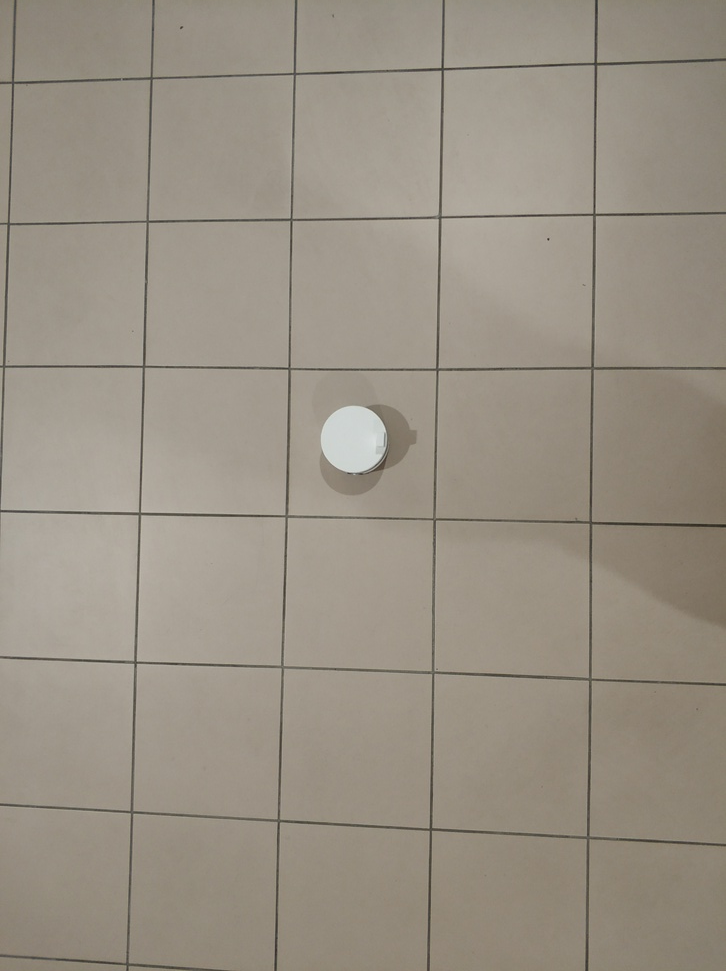
#> input picture Konsol3/input/1.jpg, 726 x 971 px, shrunk from 3016 x 4032 before the run; its folder holds only this picture in this run
$ python main.py
#> lines starting #> are read from the running program, lines starting #| are printed output that depends on the picture; after the words box and inside, x2 and y2 are one past the last pixel; in counts of white or black regions, pixels touching at a corner belong together
import cv2
import os
import argparse


def contour_detection(blurparam1, blurparam2, blurparam3, cannyparam1, cannyparam2):
    # Görüntülerin bulunduğu klasör yolu
#> called with blurparam1 = 17, blurparam2 = 13, blurparam3 = 0, cannyparam1 = 40, cannyparam2 = 130
    input_folder = "../input"

    # İşlenmiş görüntülerin yazılacağı klasör yolu
    output_folder = "../output"

    #  input_folder içindeki görüntülere tek tek erişme
    for image_file in os.listdir(input_folder):

        # Görüntüyü yükle
        image = cv2.imread(os.path.join(input_folder, image_file))
#> image is the input picture: shape (971, 726, 3); mean B, G, R 131.9, 144.7, 152.9

        # Gelen görüntüyü gri tona çevirir.
        gray = cv2.cvtColor(image, cv2.COLOR_BGR2GRAY)

        # Grileştirilmiş görüntüyü blurlaştırır.
        blurred = cv2.GaussianBlur(gray, (blurparam1, blurparam2), blurparam3)
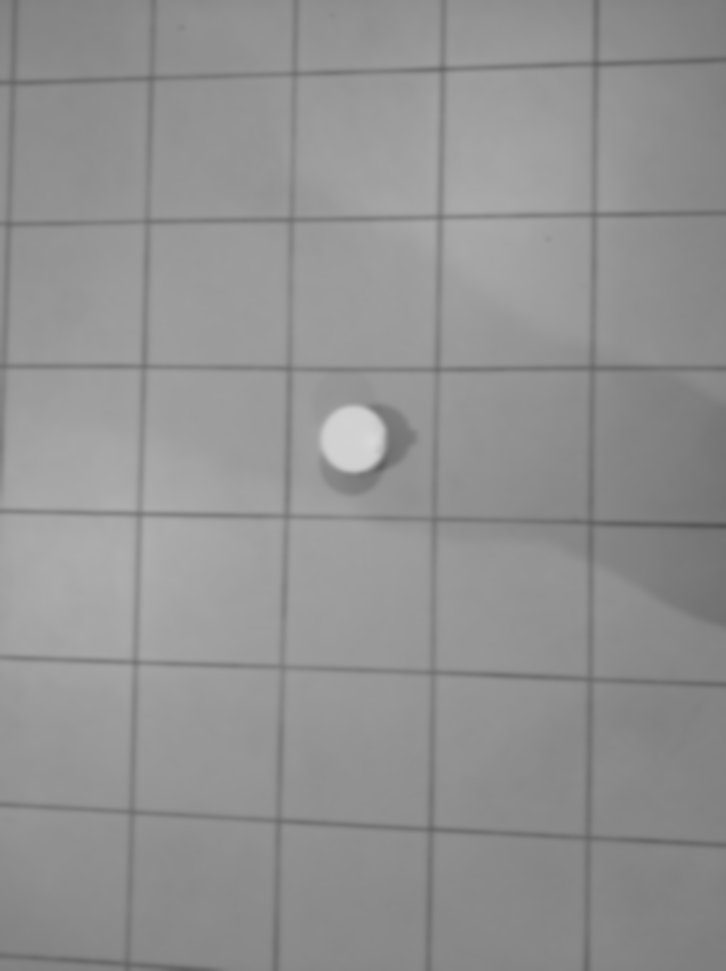
#> blurred: shape (971, 726); min 84, max 216, mean 145.7

        # Görüntüdeki kenarlar tespit edilir.
        edges = cv2.Canny(blurred, cannyparam1, cannyparam2)
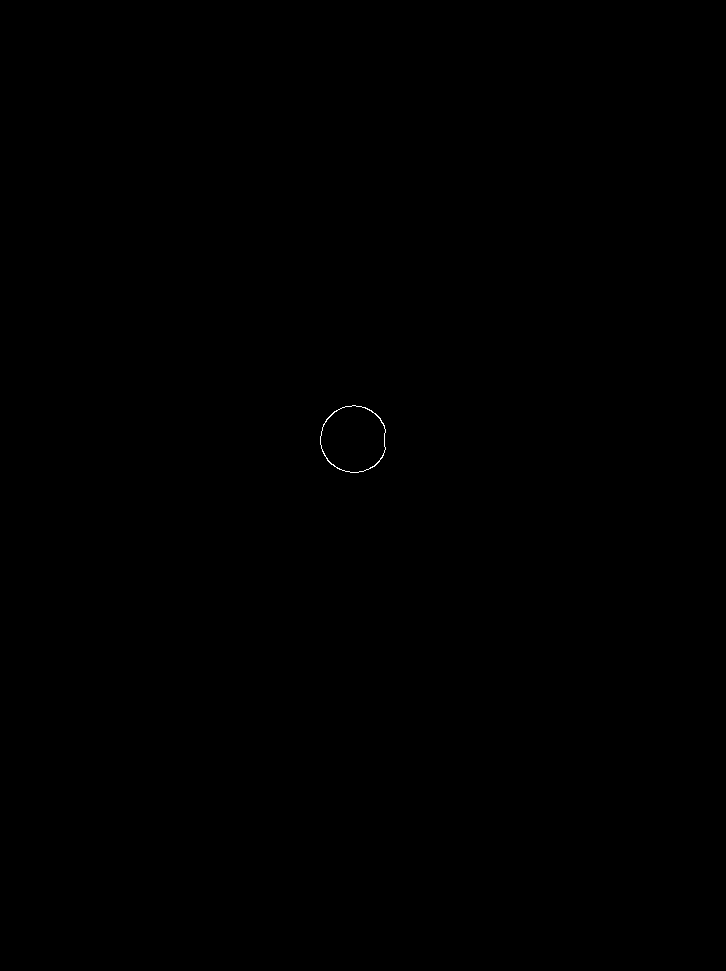
#> edges: shape (971, 726); 0.03% white in thin lines or dots, all inside (x1, y1, x2, y2) = (320, 405, 386, 473)

        # Görüntüdeki kontürler tespit edilir
        contours, _ = cv2.findContours(edges, cv2.RETR_EXTERNAL, cv2.CHAIN_APPROX_SIMPLE)
#> contours = 1 contour; box (x1, y1, x2, y2) and area: (320, 405, 386, 473) 3453

        # Köntürlere tek tek erişim yapma
        for contour in contours:

            # Köntürü çizme
            cv2.drawContours(image, [contour], -1, (0,255, 0), 7)
#> this loop made 1 pass
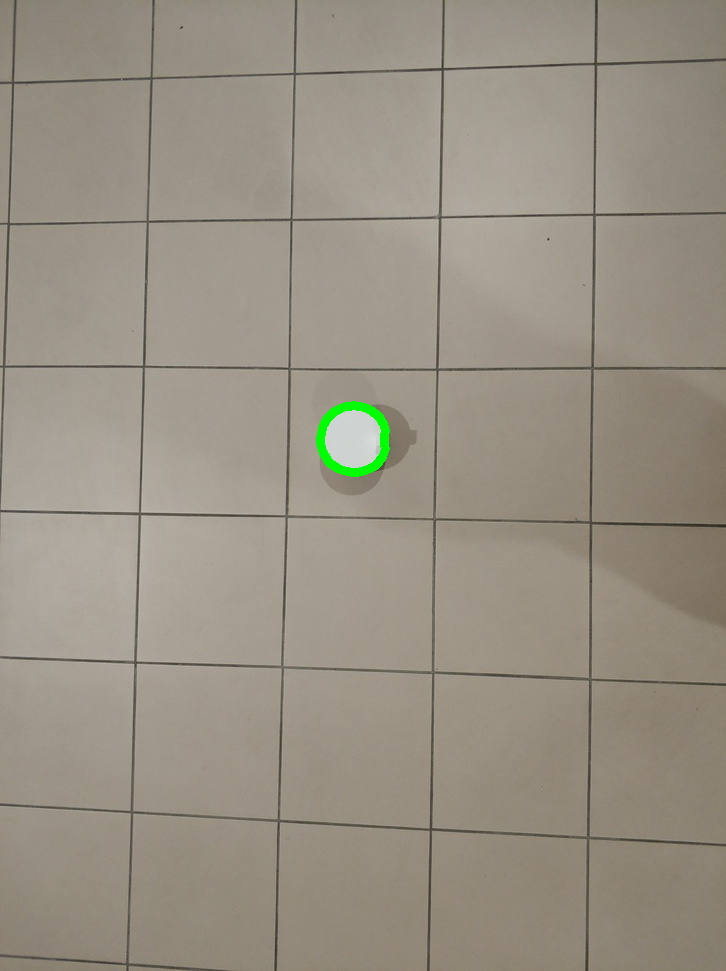
#> image: shape (971, 726, 3); 0.27% of pixels changed, all inside (x1, y1, x2, y2) = (316, 401, 390, 477)
        # İşlenmiş görüntüyü yazdırma
        cv2.imwrite(os.path.join(output_folder, image_file), image)


if __name__ == "__main__":

    # Konsoldan önemli parametrelerin alınması (bir değer girilmezse default değerler alınır.)
    parser = argparse.ArgumentParser(description='Değişkenlik gösteren parametrelerin konsoldan alınması.')

    parser.add_argument('blurparam1', type=int, default=17, nargs='?')
    parser.add_argument('blurparam2', type=int, default=13, nargs='?')
    parser.add_argument('blurparam3', type=int, default=0, nargs='?')
    parser.add_argument('cannyparam1', type=int, default=40, nargs='?')
    parser.add_argument('cannyparam2', type=int, default=130, nargs='?')


    args = parser.parse_args()

    contour_detection(args.blurparam1, args.blurparam2, args.blurparam3, args.cannyparam1, args.cannyparam2)

$ run again, on Konsol3/input/13.jpg
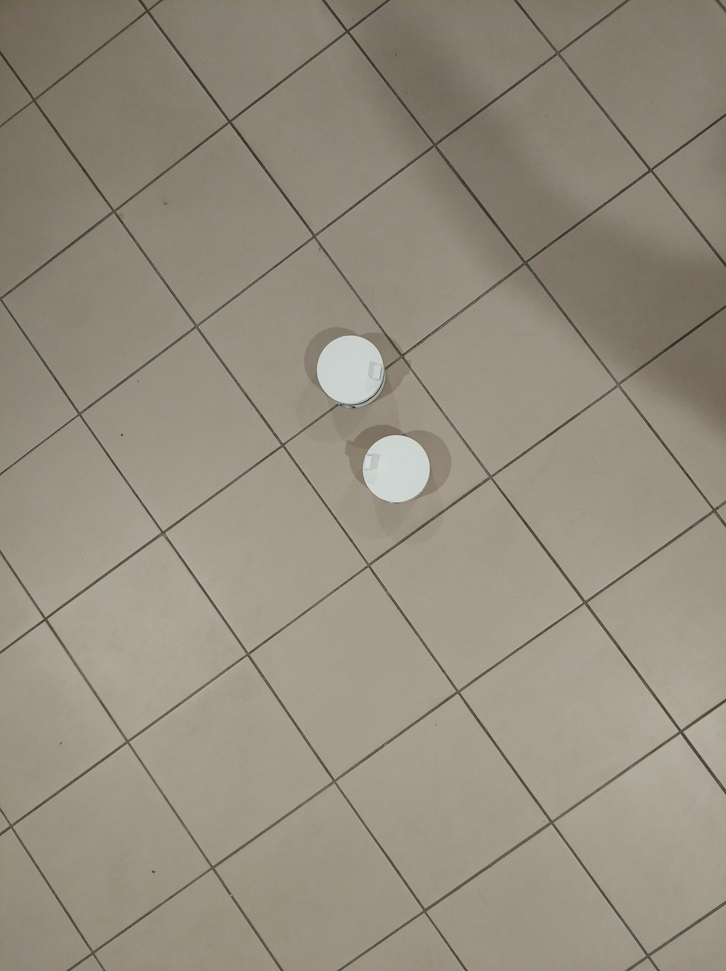
#> input picture Konsol3/input/13.jpg, 726 x 971 px, shrunk from 3016 x 4032 before the run
#> in contour_detection, image is the input picture: shape (971, 726, 3); mean B, G, R 127.6, 141.2, 149.2
#> in contour_detection, `blurred = cv2.GaussianBlur(gray, (blurparam1, blurparam2), blurparam3)`:
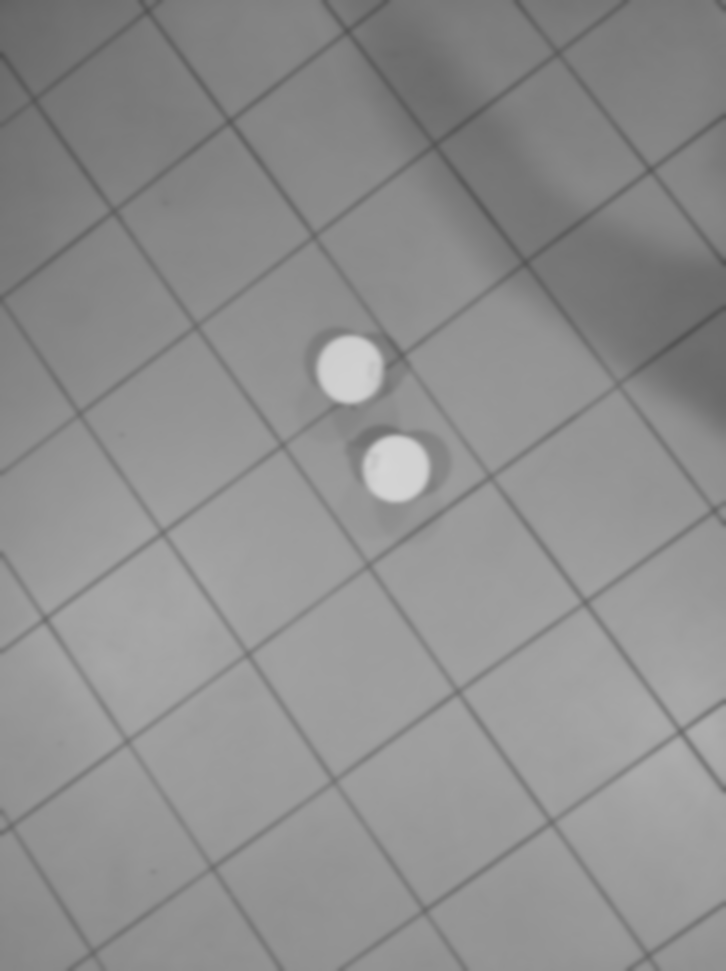
#> blurred: shape (971, 726); min 81, max 213, mean 142.1
#> edges: shape (971, 726); 0.07% white in thin lines or dots, all inside (x1, y1, x2, y2) = (316, 335, 430, 503)
#> contours = 2 contours; box (x1, y1, x2, y2) and area: (362, 435, 430, 503) 3508, (316, 335, 384, 404) 50
#> the loop in contour_detection, `for contour in contours:` made 2 passes
#> after the loop in contour_detection, `for contour in contours:`:
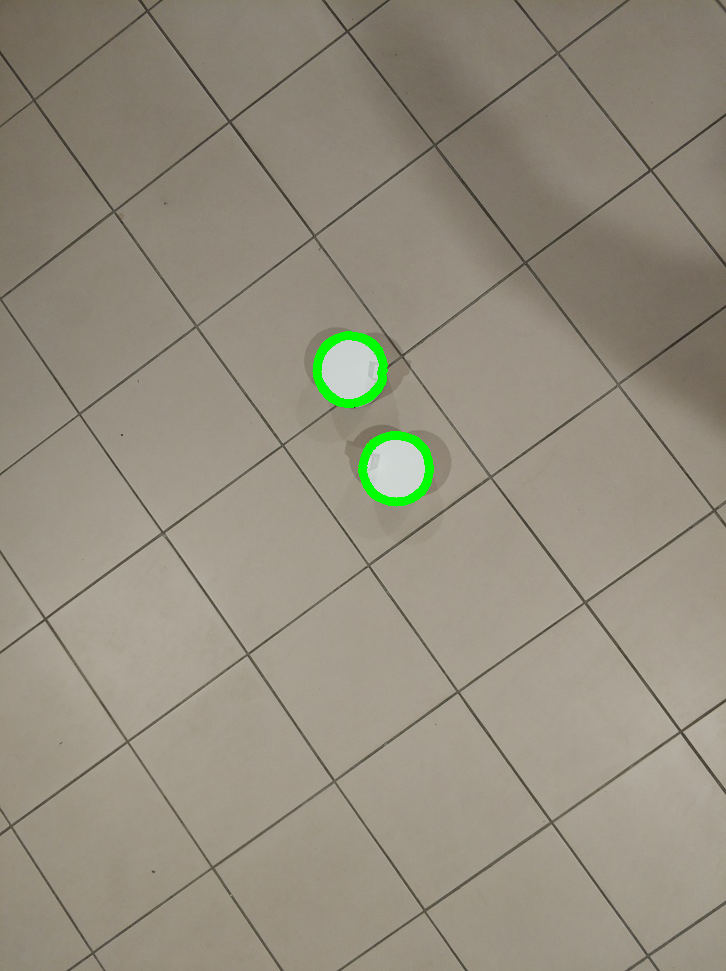
#> image: shape (971, 726, 3); 0.54% of pixels changed, all inside (x1, y1, x2, y2) = (312, 331, 434, 507)

$ run again, on Konsol3/input/14.jpg
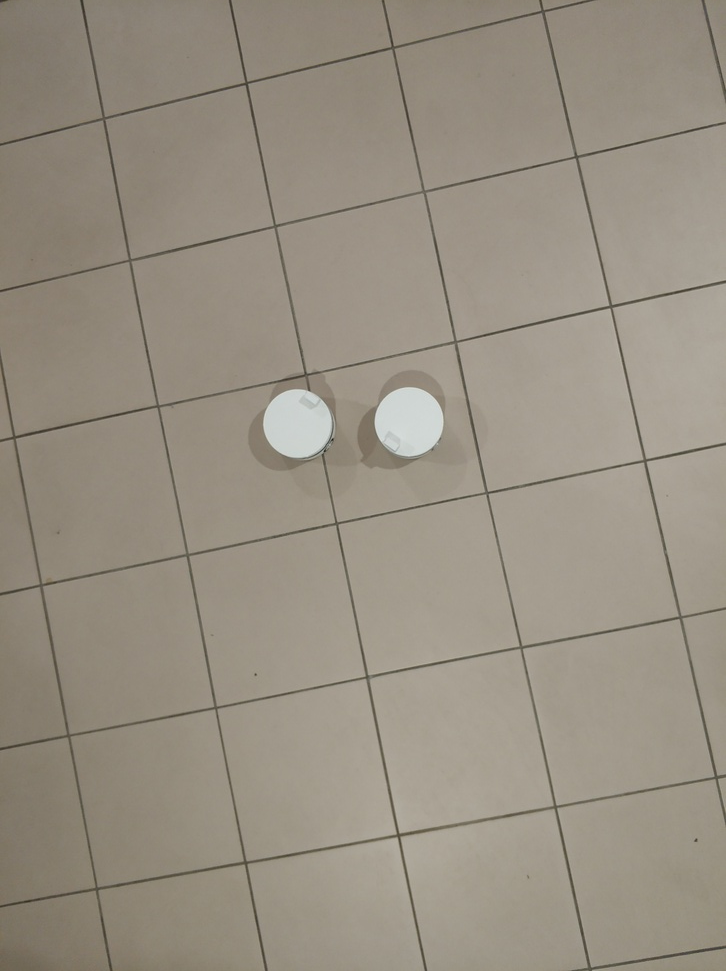
#> input picture Konsol3/input/14.jpg, 726 x 971 px, shrunk from 3016 x 4032 before the run
#> in contour_detection, image is the input picture: shape (971, 726, 3); mean B, G, R 130, 143.5, 151.6
#> in contour_detection, `blurred = cv2.GaussianBlur(gray, (blurparam1, blurparam2), blurparam3)`:
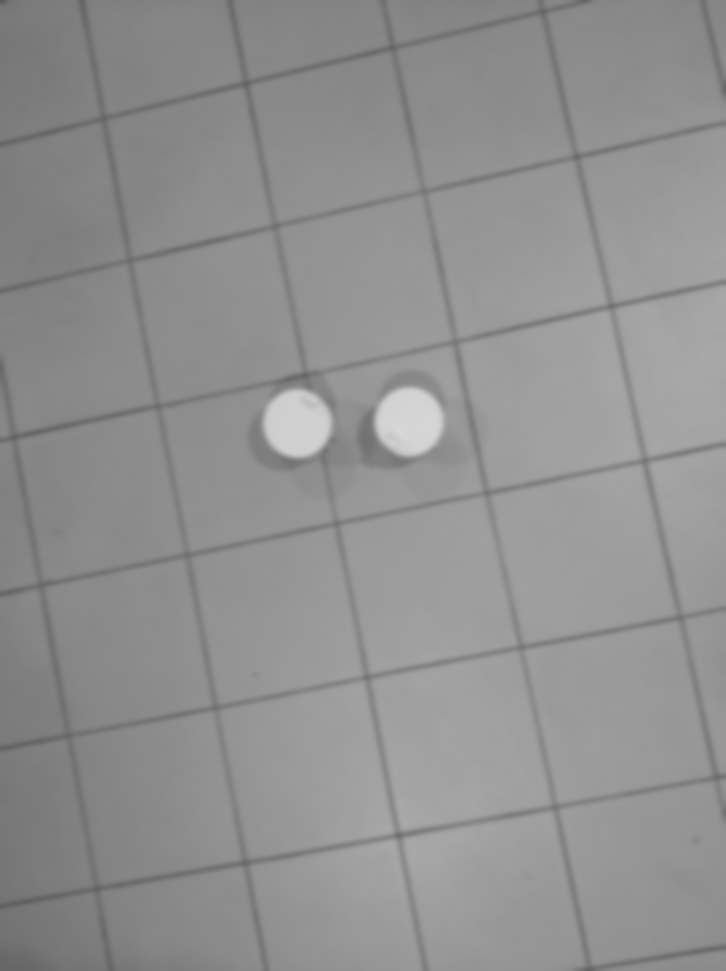
#> blurred: shape (971, 726); min 89, max 214, mean 144.4
#> edges: shape (971, 726); 0.07% white in thin lines or dots, all inside (x1, y1, x2, y2) = (263, 387, 444, 458)
#> contours = 2 contours; box (x1, y1, x2, y2) and area: (374, 387, 444, 457) 3715, (263, 389, 332, 458) 3680
#> the loop in contour_detection, `for contour in contours:` made 2 passes
#> after the loop in contour_detection, `for contour in contours:`:
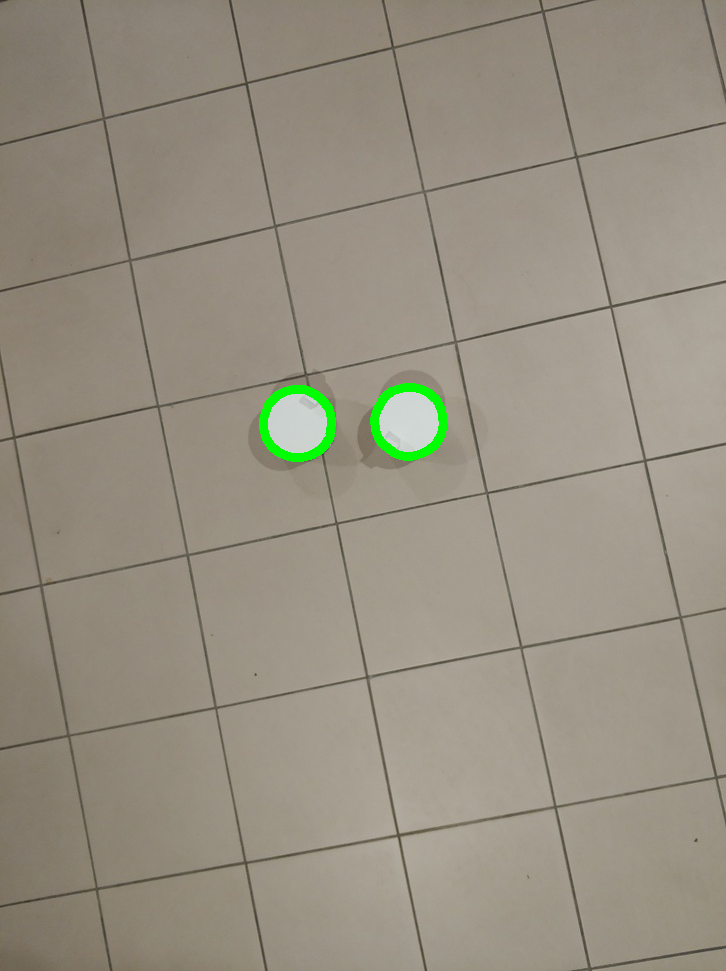
#> image: shape (971, 726, 3); 0.55% of pixels changed, all inside (x1, y1, x2, y2) = (259, 383, 448, 462)

$ run again, on Konsol3/input/15.jpg
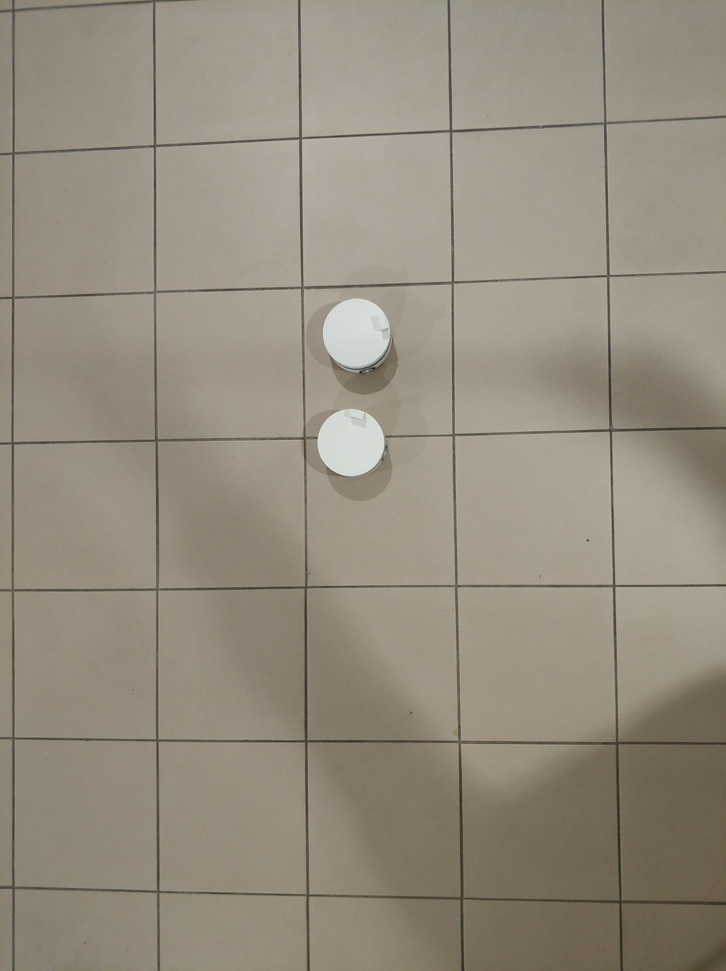
#> input picture Konsol3/input/15.jpg, 726 x 971 px, shrunk from 3016 x 4032 before the run
#> in contour_detection, image is the input picture: shape (971, 726, 3); mean B, G, R 126.2, 141.1, 149
#> in contour_detection, `blurred = cv2.GaussianBlur(gray, (blurparam1, blurparam2), blurparam3)`:
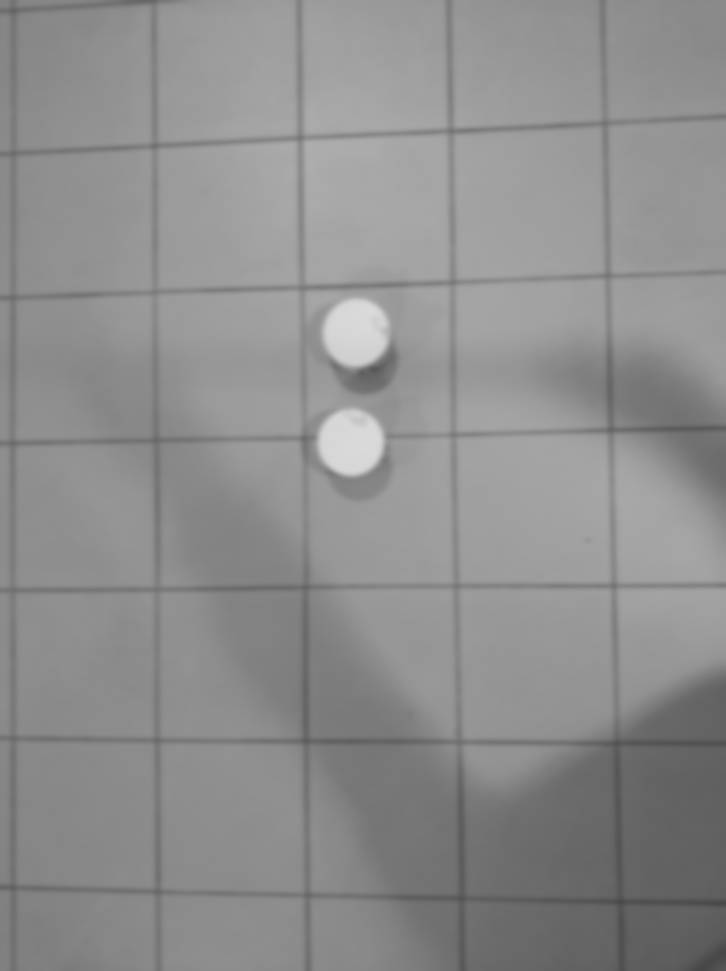
#> blurred: shape (971, 726); min 71, max 218, mean 141.7
#> edges: shape (971, 726); 0.07% white in thin lines or dots, all inside (x1, y1, x2, y2) = (317, 298, 391, 476)
#> contours = 2 contours; box (x1, y1, x2, y2) and area: (317, 408, 385, 476) 3516, (322, 298, 391, 368) 54
#> the loop in contour_detection, `for contour in contours:` made 2 passes
#> after the loop in contour_detection, `for contour in contours:`:
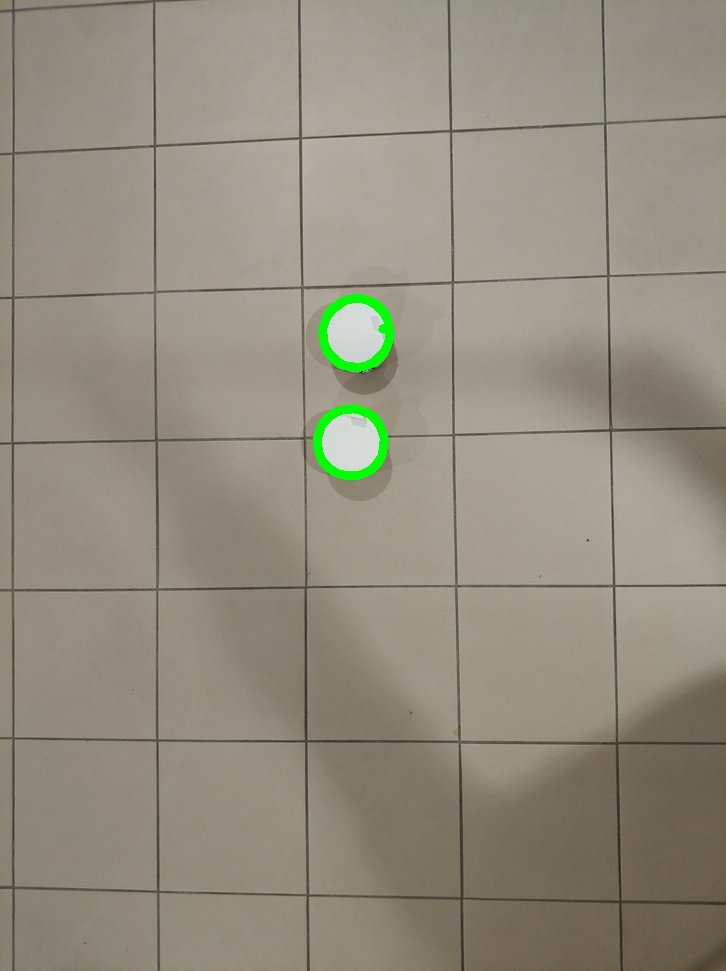
#> image: shape (971, 726, 3); 0.55% of pixels changed, all inside (x1, y1, x2, y2) = (313, 294, 395, 480)
